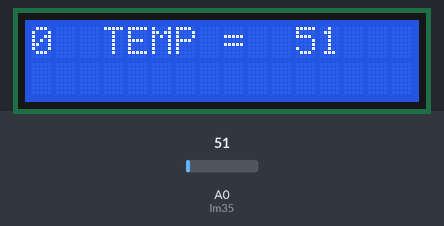
Recording of a sketch running on a simulated Arduino Uno, built with avr-gcc and run on an emulated ATmega328P. On the bench: 16×2 character LCD. Inputs (shaded band) come from the test bench; at power-on: A0 (lm35) = 51.

Above: at 3.3 s.
3.4 s: A0 (lm35) set to 61
At 5.2 s:
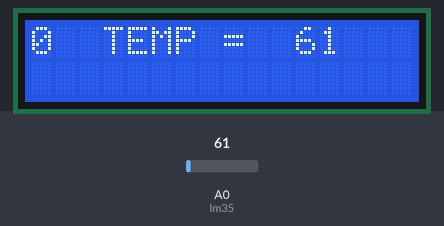
9.3 s: A0 (lm35) set to 71
At 11.6 s:
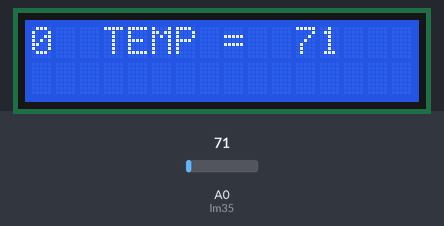
13.7 s: A0 (lm35) set to 86
At 14.7 s:
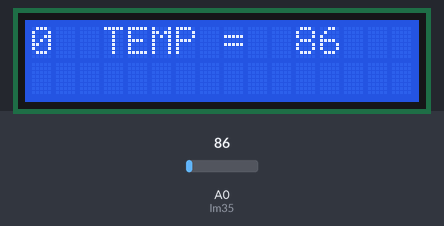
Timing chart, 0 to 16.7 s (numbered marks = the images above; inputs shaded):
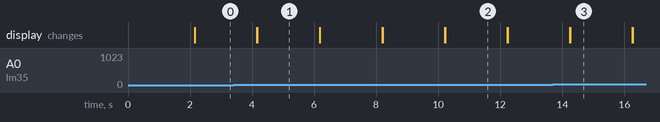

Measured:
- after the input at 3.4 s, the display: first differs from a run without the input after 0.77 s (image 1)
- after the input at 9.3 s, the display: first differs from a run without the input after 0.92 s (image 2)
- after the input at 13.7 s, the display: first differs from a run without the input after 0.56 s (image 3)
- what the display in image 1 shows lasts 2.0 s, from 4.2 s to 6.2 s

The sketch:

lcd.ino
```cpp
#include<Wire.h>
#include<LiquidCrystal_I2C.h>
LiquidCrystal_I2C lcd(0x27,16,2);
int lm35 = A0;
int temp;
void setup() {
  // put your setup code here, to run once:
  pinMode(lm35,INPUT);
  lcd.backlight();//enable to light
  lcd.init();
  lcd.begin(16,2);//causes the arduno software to interact with the hardware
  lcd.setCursor(2,0);
  lcd.print ("Hey Gloria");
  delay(2000);
  lcd.clear();
}
void loop() {
  // put your main code here, to run repeatedly:
  temp = analogRead(A0);
  lcd.println(0,1);
  lcd.println("TEMP =");
  lcd.println(temp);
  delay(2000);
  lcd.clear();
}
```
